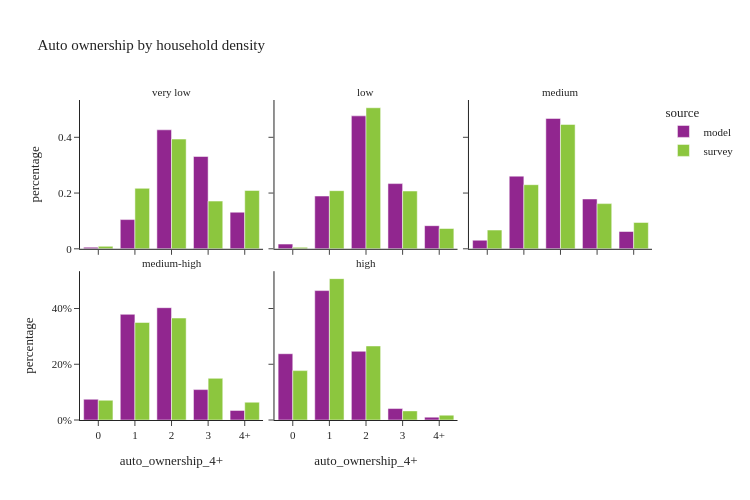

The notebook cell saved with this chart:
### Code cell
util.plot_share_facetbar(hh_data.dropna(subset=['log_hh_1_group']), 'hh_weight', share_col="auto_ownership_4+", title="Auto ownership by household density", 
                            facet_col="log_hh_1_group", facet_col_wrap=3, height=500, orientation='v')

### Figure 1 — Plotly figure (JSON) as saved in the notebook; plotly's stock layout.template omitted (floating-point values rounded to 4 significant figures)
{"data": [{"alignmentgroup": "True", "customdata": [[1250], [22743], [92608], [71862], [28488]], "hovertemplate": "source=model<br>log_hh_1_group=very low<br>auto_ownership_4+=%{x}<br>percentage=%{y}<br>sample_size=%{customdata[0]}<extra></extra>", "legendgroup": "model", "marker": {"color": "#91268F", "pattern": {"shape": ""}}, "name": "model", "offsetgroup": "model", "orientation": "v", "showlegend": true, "textposition": "auto", "type": "bar", "x": ["0", "1", "2", "3", "4+"], "xaxis": "x4", "y": [0.005762, 0.1048, 0.4269, 0.3312, 0.1313], "yaxis": "y4"}, {"alignmentgroup": "True", "customdata": [[3668], [41090], [103532], [50778], [18003]], "hovertemplate": "source=model<br>log_hh_1_group=low<br>auto_ownership_4+=%{x}<br>percentage=%{y}<br>sample_size=%{customdata[0]}<extra></extra>", "legendgroup": "model", "marker": {"color": "#91268F", "pattern": {"shape": ""}}, "name": "model", "offsetgroup": "model", "orientation": "v", "showlegend": false, "textposition": "auto", "type": "bar", "x": ["0", "1", "2", "3", "4+"], "xaxis": "x5", "y": [0.0169, 0.1893, 0.4769, 0.2339, 0.08294], "yaxis": "y5"}, {"alignmentgroup": "True", "customdata": [[13368], [113141], [203005], [77576], [26941]], "hovertemplate": "source=model<br>log_hh_1_group=medium<br>auto_ownership_4+=%{x}<br>percentage=%{y}<br>sample_size=%{customdata[0]}<extra></extra>", "legendgroup": "model", "marker": {"color": "#91268F", "pattern": {"shape": ""}}, "name": "model", "offsetgroup": "model", "orientation": "v", "showlegend": false, "textposition": "auto", "type": "bar", "x": ["0", "1", "2", "3", "4+"], "xaxis": "x6", "y": [0.0308, 0.2607, 0.4677, 0.1787, 0.06207], "yaxis": "y6"}, {"alignmentgroup": "True", "customdata": [[32301], [164475], [174774], [47319], [14940]], "hovertemplate": "source=model<br>log_hh_1_group=medium-high<br>auto_ownership_4+=%{x}<br>percentage=%{y}<br>sample_size=%{customdata[0]}<extra></extra>", "legendgroup": "model", "marker": {"color": "#91268F", "pattern": {"shape": ""}}, "name": "model", "offsetgroup": "model", "orientation": "v", "showlegend": false, "textposition": "auto", "type": "bar", "x": ["0", "1", "2", "3", "4+"], "xaxis": "x", "y": [0.07446, 0.3791, 0.4029, 0.1091, 0.03444], "yaxis": "y"}, {"alignmentgroup": "True", "customdata": [[103267], [201639], [107072], [17837], [4448]], "hovertemplate": "source=model<br>log_hh_1_group=high<br>auto_ownership_4+=%{x}<br>percentage=%{y}<br>sample_size=%{customdata[0]}<extra></extra>", "legendgroup": "model", "marker": {"color": "#91268F", "pattern": {"shape": ""}}, "name": "model", "offsetgroup": "model", "orientation": "v", "showlegend": false, "textposition": "auto", "type": "bar", "x": ["0", "1", "2", "3", "4+"], "xaxis": "x2", "y": [0.2378, 0.4643, 0.2466, 0.04107, 0.01024], "yaxis": "y2"}, {"alignmentgroup": "True", "customdata": [[5], [87], [159], [70], [39]], "hovertemplate": "source=survey<br>log_hh_1_group=very low<br>auto_ownership_4+=%{x}<br>percentage=%{y}<br>sample_size=%{customdata[0]}<extra></extra>", "legendgroup": "survey", "marker": {"color": "#8CC63E", "pattern": {"shape": ""}}, "name": "survey", "offsetgroup": "survey", "orientation": "v", "showlegend": true, "textposition": "auto", "type": "bar", "x": ["0", "1", "2", "3", "4+"], "xaxis": "x4", "y": [0.008911, 0.217, 0.3937, 0.1712, 0.2092], "yaxis": "y4"}, {"alignmentgroup": "True", "customdata": [[8], [80], [145], [49], [14]], "hovertemplate": "source=survey<br>log_hh_1_group=low<br>auto_ownership_4+=%{x}<br>percentage=%{y}<br>sample_size=%{customdata[0]}<extra></extra>", "legendgroup": "survey", "marker": {"color": "#8CC63E", "pattern": {"shape": ""}}, "name": "survey", "offsetgroup": "survey", "orientation": "v", "showlegend": false, "textposition": "auto", "type": "bar", "x": ["0", "1", "2", "3", "4+"], "xaxis": "x5", "y": [0.005317, 0.2086, 0.506, 0.2072, 0.07281], "yaxis": "y5"}, {"alignmentgroup": "True", "customdata": [[29], [219], [265], [79], [36]], "hovertemplate": "source=survey<br>log_hh_1_group=medium<br>auto_ownership_4+=%{x}<br>percentage=%{y}<br>sample_size=%{customdata[0]}<extra></extra>", "legendgroup": "survey", "marker": {"color": "#8CC63E", "pattern": {"shape": ""}}, "name": "survey", "offsetgroup": "survey", "orientation": "v", "showlegend": false, "textposition": "auto", "type": "bar", "x": ["0", "1", "2", "3", "4+"], "xaxis": "x6", "y": [0.06727, 0.23, 0.4461, 0.1621, 0.09448], "yaxis": "y6"}, {"alignmentgroup": "True", "customdata": [[58], [368], [252], [55], [34]], "hovertemplate": "source=survey<br>log_hh_1_group=medium-high<br>auto_ownership_4+=%{x}<br>percentage=%{y}<br>sample_size=%{customdata[0]}<extra></extra>", "legendgroup": "survey", "marker": {"color": "#8CC63E", "pattern": {"shape": ""}}, "name": "survey", "offsetgroup": "survey", "orientation": "v", "showlegend": false, "textposition": "auto", "type": "bar", "x": ["0", "1", "2", "3", "4+"], "xaxis": "x", "y": [0.0709, 0.3499, 0.3658, 0.1495, 0.06388], "yaxis": "y"}, {"alignmentgroup": "True", "customdata": [[539], [940], [293], [36], [11]], "hovertemplate": "source=survey<br>log_hh_1_group=high<br>auto_ownership_4+=%{x}<br>percentage=%{y}<br>sample_size=%{customdata[0]}<extra></extra>", "legendgroup": "survey", "marker": {"color": "#8CC63E", "pattern": {"shape": ""}}, "name": "survey", "offsetgroup": "survey", "orientation": "v", "showlegend": false, "textposition": "auto", "type": "bar", "x": ["0", "1", "2", "3", "4+"], "xaxis": "x2", "y": [0.1772, 0.5071, 0.2656, 0.03269, 0.01734], "yaxis": "y2"}], "layout": {"annotations": [{"font": {}, "showarrow": false, "text": "medium-high", "x": 0.16, "xanchor": "center", "xref": "paper", "y": 0.465, "yanchor": "bottom", "yref": "paper"}, {"font": {}, "showarrow": false, "text": "high", "x": 0.5, "xanchor": "center", "xref": "paper", "y": 0.465, "yanchor": "bottom", "yref": "paper"}, {"font": {}, "showarrow": false, "text": "very low", "x": 0.16, "xanchor": "center", "xref": "paper", "y": 1.0, "yanchor": "bottom", "yref": "paper"}, {"font": {}, "showarrow": false, "text": "low", "x": 0.5, "xanchor": "center", "xref": "paper", "y": 1.0, "yanchor": "bottom", "yref": "paper"}, {"font": {}, "showarrow": false, "text": "medium", "x": 0.84, "xanchor": "center", "xref": "paper", "y": 1.0, "yanchor": "bottom", "yref": "paper"}], "barmode": "group", "height": 500, "legend": {"title": {"text": "source"}, "tracegroupgap": 0}, "title": {"text": "Auto ownership by household density"}, "width": 750, "xaxis": {"anchor": "y", "domain": [0.0, 0.32], "title": {"text": "auto_ownership_4+"}}, "xaxis2": {"anchor": "y2", "domain": [0.34, 0.66], "matches": "x", "title": {"text": "auto_ownership_4+"}}, "xaxis3": {"anchor": "y3", "domain": [0.68, 1.0], "matches": "x", "title": {"text": "auto_ownership_4+"}}, "xaxis4": {"anchor": "y4", "domain": [0.0, 0.32], "matches": "x", "showticklabels": false}, "xaxis5": {"anchor": "y5", "domain": [0.34, 0.66], "matches": "x", "showticklabels": false}, "xaxis6": {"anchor": "y6", "domain": [0.68, 1.0], "matches": "x", "showticklabels": false}, "yaxis": {"anchor": "x", "domain": [0.0, 0.465], "tickformat": ".0%", "title": {"text": "percentage"}}, "yaxis2": {"anchor": "x2", "domain": [0.0, 0.465], "matches": "y", "showticklabels": false, "tickformat": ".0%"}, "yaxis3": {"anchor": "x3", "domain": [0.0, 0.465], "matches": "y", "showticklabels": false}, "yaxis4": {"anchor": "x4", "domain": [0.535, 1.0], "matches": "y", "title": {"text": "percentage"}}, "yaxis5": {"anchor": "x5", "domain": [0.535, 1.0], "matches": "y", "showticklabels": false}, "yaxis6": {"anchor": "x6", "domain": [0.535, 1.0], "matches": "y", "showticklabels": false}}}
